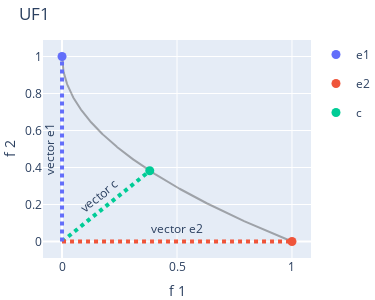
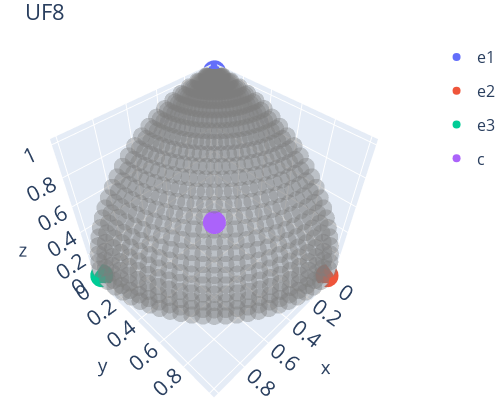

Write notebook code for charts like these, in order.
### Code cell
# TODO: visualize the objective space of the seed individuals for MACO and DTLZ
import pandas as pd

import plotly.express as px
import plotly.graph_objects as go

from test_setup import problems


def plot_pf_d2(problem_name, problem, seed_ind_data):
    true_pf = problem._calc_pareto_front().T
    fig1 = px.line(x=true_pf[0], y=true_pf[1])
    fig1.update_traces(
        line=dict(color = 'rgba(50,50,50,0.4)'))

    #seed_ind_data = seed_ind_data[seed_ind_data.problem_name == problem_name]
    d2_seed_types_to_plot = ["e1", "e2", "c"]
    seed_ind_data = seed_ind_data[seed_ind_data.type.isin(d2_seed_types_to_plot)]
    fig2 = px.scatter(seed_ind_data, x="obj_1", y="obj_2", color="type")
    fig2.update_traces(marker_size = 9)

    fig3 = go.Figure(data=fig1.data + fig2.data)
    fig3.update_layout(
        autosize=False,
        margin=dict(
            l=0,  # left margin
            r=0,  # right margin
            b=0,  # bottom margin
            t=40,  # top margin
            pad=0  # padding
        ),
        height=300,
        width=375, #to make d2 and d3 the same size
        title=problem_name,
        xaxis_title="f 1",
        yaxis_title="f 2",
        font_size=12,
    )

    pareto_set_F = problem._calc_pareto_front(n_pareto_points=3)
    upper_bounds = pareto_set_F.max(axis=0) #TODO: fl and fu, not xl and xu!
    lower_bounds = pareto_set_F.min(axis=0)

    #center
    fig3.add_shape(
            type="line",
            x0=lower_bounds[0],
            y0=lower_bounds[1],
            x1=upper_bounds[0]*0.39, #0.39 to make the vector cut off at the right point
            y1=upper_bounds[1]*0.39,
            line=dict(
                color=px.colors.qualitative.Plotly[2],
                width=4,
                dash="dot",
            ),
            label=dict(text="vector c")
    )
    print(px.colors.qualitative.Plotly)
    #edge 2
    fig3.add_shape(
            type="line",
            x0=lower_bounds[0],
            y0=lower_bounds[1],
            x1=upper_bounds[0],
            y1=lower_bounds[1],
            line=dict(
                color=px.colors.qualitative.Plotly[1],
                width=4,
                dash="dot",
            ),
            label=dict(text="vector e2")
    )

    #edge 1
    fig3.add_shape(
            type="line",
            x0=lower_bounds[0],
            y0=lower_bounds[1],
            x1=lower_bounds[0],
            y1=upper_bounds[1],
            line=dict(
                color=px.colors.qualitative.Plotly[0],
                width=4,
                dash="dot",
            ),
            label=dict(text="vector e1")
    )

    fig3.write_image("../figures/paper/seed_ind_generation_"+problem_name+".pdf")
    fig3.show()


def plot_pf_d3(problem_name, problem, seed_ind_data):
    true_pf = problem._calc_pareto_front(n_pareto_points=625).T
    fig1 = px.scatter_3d(x=true_pf[0], y=true_pf[1], z=true_pf[2])
    fig1.update_traces(marker=dict(
        color = 'rgba(50,50,50,0.4)'),
        marker_size = 6)

    #seed_ind_data = seed_ind_data[seed_ind_data.problem_name == problem_name]
    d3_seed_types_to_plot = ["e1", "e2", "e3", "c"]
    seed_ind_data = seed_ind_data[seed_ind_data.type.isin(d3_seed_types_to_plot)]
    fig2 = px.scatter_3d(seed_ind_data, x="obj_1", y="obj_2", z="obj_3", color="type")


    name = 'eye = (x:2, y:2, z:2)'
    camera = dict(
        eye=dict(x=1.1, y=1.1, z=1.6)
    )

    fig3 = go.Figure(data=fig2.data + fig1.data)
    fig3.update_layout(
        scene_camera=camera,
        autosize=False,
        margin=dict(
            l=0,  # left margin
            r=0,  # right margin
            b=00,  # bottom margin
            t=40,  # top margin
            pad=0  # padding
        ),
        height=400,
        width=500,
        title=problem_name,
        # xaxis_title="f 1",
        # yaxis_title="f 2",
        # zaxis_title="f 3",
        font_size=16,
    )
    fig3.write_image("../figures/paper/seed_ind_generation_"+problem_name+".pdf")
    fig3.show()


for problem_name in problems.keys():
    problem = problems[problem_name]
    fitness_data = pd.read_csv("../data/seed_individuals/seed_individuals_"+problem_name+".csv")
    if problem_name == "UF1": #problem.n_obj == 2: #only plot Maco and DTLZ1
        plot_pf_d2(problem_name, problem, fitness_data)
    if problem_name == "UF8": #problem.n_obj == 3:
        plot_pf_d3(problem_name, problem, fitness_data)

### Figure 1 — Plotly figure (JSON) as saved in the notebook; plotly's stock layout.template omitted (floating-point values rounded to 4 significant figures; data arrays with more than 128 entries replaced by an {"elided": "..."} marker saying what was removed)
{"data": [{"hovertemplate": "x=%{x}<br>y=%{y}<extra></extra>", "legendgroup": "", "line": {"color": "rgba(50,50,50,0.4)", "dash": "solid"}, "marker": {"symbol": "circle"}, "mode": "lines", "name": "", "orientation": "v", "showlegend": false, "type": "scatter", "x": {"elided": "500 float values"}, "xaxis": "x", "y": {"elided": "500 float values"}, "yaxis": "y"}, {"hovertemplate": "type=e1<br>obj_1=%{x}<br>obj_2=%{y}<extra></extra>", "legendgroup": "e1", "marker": {"color": "#636efa", "size": 9, "symbol": "circle"}, "mode": "markers", "name": "e1", "orientation": "v", "showlegend": true, "type": "scatter", "x": [0], "xaxis": "x", "y": [1], "yaxis": "y"}, {"hovertemplate": "type=e2<br>obj_1=%{x}<br>obj_2=%{y}<extra></extra>", "legendgroup": "e2", "marker": {"color": "#EF553B", "size": 9, "symbol": "circle"}, "mode": "markers", "name": "e2", "orientation": "v", "showlegend": true, "type": "scatter", "x": [1], "xaxis": "x", "y": [0], "yaxis": "y"}, {"hovertemplate": "type=c<br>obj_1=%{x}<br>obj_2=%{y}<extra></extra>", "legendgroup": "c", "marker": {"color": "#00cc96", "size": 9, "symbol": "circle"}, "mode": "markers", "name": "c", "orientation": "v", "showlegend": true, "type": "scatter", "x": [0.3815], "xaxis": "x", "y": [0.3824], "yaxis": "y"}], "layout": {"autosize": false, "font": {"size": 12}, "height": 300, "margin": {"b": 0, "l": 0, "pad": 0, "r": 0, "t": 40}, "shapes": [{"label": {"text": "vector c"}, "line": {"color": "#00CC96", "dash": "dot", "width": 4}, "type": "line", "x0": 0, "x1": 0.39, "y0": 0, "y1": 0.39}, {"label": {"text": "vector e2"}, "line": {"color": "#EF553B", "dash": "dot", "width": 4}, "type": "line", "x0": 0, "x1": 1, "y0": 0, "y1": 0}, {"label": {"text": "vector e1"}, "line": {"color": "#636EFA", "dash": "dot", "width": 4}, "type": "line", "x0": 0, "x1": 0, "y0": 0, "y1": 1}], "title": {"text": "UF1"}, "width": 375, "xaxis": {"title": {"text": "f 1"}}, "yaxis": {"title": {"text": "f 2"}}}}

### Figure 2 — Plotly figure (JSON) as saved in the notebook; plotly's stock layout.template omitted (floating-point values rounded to 4 significant figures; data arrays with more than 128 entries replaced by an {"elided": "..."} marker saying what was removed)
{"data": [{"hovertemplate": "type=e1<br>obj_1=%{x}<br>obj_2=%{y}<br>obj_3=%{z}<extra></extra>", "legendgroup": "e1", "marker": {"color": "#636efa", "symbol": "circle"}, "mode": "markers", "name": "e1", "scene": "scene", "showlegend": true, "type": "scatter3d", "x": [5.303e-17], "y": [3.062e-17], "z": [1]}, {"hovertemplate": "type=e2<br>obj_1=%{x}<br>obj_2=%{y}<br>obj_3=%{z}<extra></extra>", "legendgroup": "e2", "marker": {"color": "#EF553B", "symbol": "circle"}, "mode": "markers", "name": "e2", "scene": "scene", "showlegend": true, "type": "scatter3d", "x": [6.123e-17], "y": [1], "z": [0]}, {"hovertemplate": "type=e3<br>obj_1=%{x}<br>obj_2=%{y}<br>obj_3=%{z}<extra></extra>", "legendgroup": "e3", "marker": {"color": "#00cc96", "symbol": "circle"}, "mode": "markers", "name": "e3", "scene": "scene", "showlegend": true, "type": "scatter3d", "x": [1], "y": [0], "z": [0]}, {"hovertemplate": "type=c<br>obj_1=%{x}<br>obj_2=%{y}<br>obj_3=%{z}<extra></extra>", "legendgroup": "c", "marker": {"color": "#ab63fa", "symbol": "circle"}, "mode": "markers", "name": "c", "scene": "scene", "showlegend": true, "type": "scatter3d", "x": [0.5721], "y": [0.5721], "z": [0.5878]}, {"hovertemplate": "x=%{x}<br>y=%{y}<br>z=%{z}<extra></extra>", "legendgroup": "", "marker": {"color": "rgba(50,50,50,0.4)", "size": 6, "symbol": "circle"}, "mode": "markers", "name": "", "scene": "scene", "showlegend": false, "type": "scatter3d", "x": {"elided": "625 float values"}, "y": {"elided": "625 float values"}, "z": {"elided": "625 float values"}}], "layout": {"autosize": false, "font": {"size": 16}, "height": 400, "margin": {"b": 0, "l": 0, "pad": 0, "r": 0, "t": 40}, "scene": {"camera": {"eye": {"x": 1.1, "y": 1.1, "z": 1.6}}}, "title": {"text": "UF8"}, "width": 500}}
